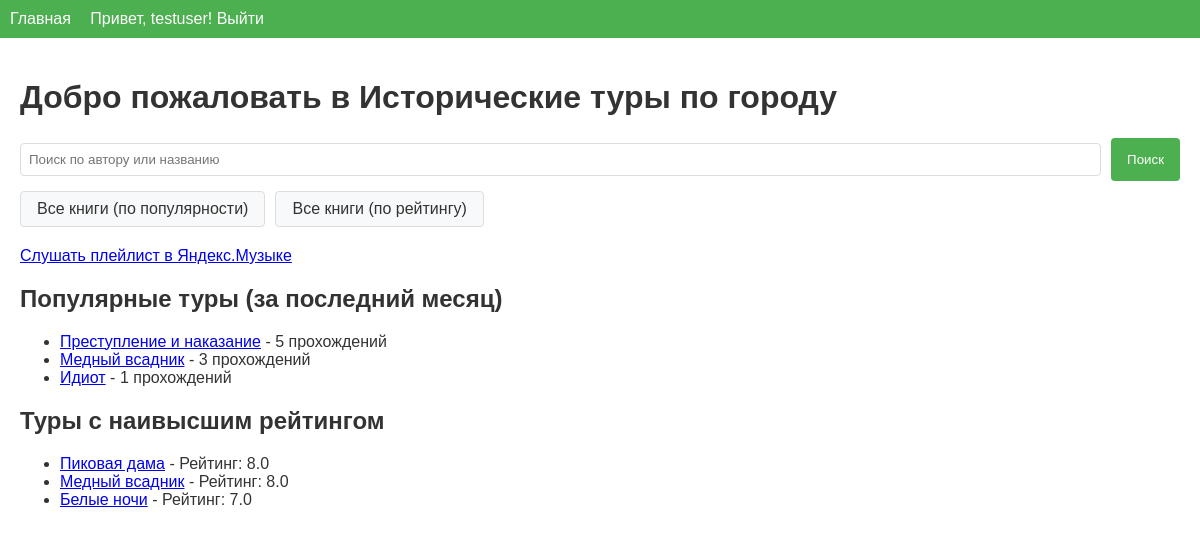
Screenshot of / (signed in) with the database file from the repository.
### models.py (models this page shows)
class User(UserMixin, db.Model):
    id = db.Column(db.Integer, primary_key=True)
    email = db.Column(db.String(120), unique=True, nullable=False)
    username = db.Column(db.String(80), unique=True, nullable=False)
    password_hash = db.Column(db.String(128), nullable=False)
    completions = db.relationship('Completion', backref='user', lazy=True)
    ratings = db.relationship('Rating', backref='user', lazy=True)

class Tour(db.Model):
    id = db.Column(db.Integer, primary_key=True)
    book_id = db.Column(db.Integer, db.ForeignKey('book.id'), nullable=False)
    summary = db.Column(db.Text, nullable=False)
    duration_minutes = db.Column(db.Integer, nullable=False)
    yandex_maps_url = db.Column(db.String(300), nullable=False)
    points_of_interest = db.Column(db.Text, nullable=False)  # Comma-separated or JSON
    completions = db.relationship('Completion', backref='tour', lazy=True)
    ratings = db.relationship('Rating', backref='tour', lazy=True)

class Book(db.Model):
    id = db.Column(db.Integer, primary_key=True)
    title = db.Column(db.String(200), nullable=False)
    author = db.Column(db.String(120), nullable=False)
    description = db.Column(db.Text, nullable=False)
    tours = db.relationship('Tour', backref='book', lazy=True)

### app.py (the view, shortened to what this page needs)
@app.route('/')
def index():
    search_query = request.args.get('search', '').strip()
    view_all = request.args.get('view') == 'all'
    sort_by = request.args.get('sort', 'popularity')
    last_month = datetime.datetime.now() - datetime.timedelta(days=30)
    popular_tours = db.session.query(Tour, db.func.count(Completion.id).label('completion_count'))\
        .join(Completion)\
        .filter(Completion.timestamp >= last_month)\
        .group_by(Tour.id)\
        .order_by(db.desc('completion_count'))\
        .limit(3)\
        .all()
    popular_tours = [tour for tour, _ in popular_tours]
    top_rated_tours = db.session.query(Tour, db.func.avg(Rating.score).label('avg_rating'))\
        .join(Rating)\
        .group_by(Tour.id)\
        .order_by(db.desc('avg_rating'))\
        .limit(3)\
        .all()
    top_rated_tours = [tour for tour, _ in top_rated_tours]
    return render_template('index.html',
                         popular_tours=popular_tours,
                         top_rated_tours=top_rated_tours)

### app.py (called while the page is built)
@login_manager.user_loader
def load_user(user_id):
    return User.query.get(int(user_id))

### templates/index.html (shortened to what this page needs)
{% extends "base.html" %}
{% block content %}
    <h1>Добро пожаловать в Исторические туры по городу</h1>
    <div class="search-section">
        <form action="{{ url_for('index') }}" method="get" class="search-form">
            <input type="text" name="search" placeholder="Поиск по автору или названию" value="{{ search_query if search_query else '' }}">
            <button type="submit">Поиск</button>
        </form>
        <div class="view-all-section">
            <a href="{{ url_for('index', view='all', sort='popularity') }}" class="view-all-btn">Все книги (по популярности)</a>
            <a href="{{ url_for('index', view='all', sort='rating') }}" class="view-all-btn">Все книги (по рейтингу)</a>
        </div>
    </div>
    <p><a href="https://music.yandex.ru/users/ilapetrov34053/playlists/1029" target="_blank">Слушать плейлист в Яндекс.Музыке</a></p>
    <h2>Популярные туры (за последний месяц)</h2>
    <ul>
        {% if popular_tours %}
            {% for tour in popular_tours %}
                <li><a href="{{ url_for('book_detail', book_id=tour.book.id) }}">{{ tour.book.title }}</a> - {{ tour.completions|length }} прохождений</li>
            {% endfor %}
        {% else %}
            <li>Нет популярных туров за последний месяц</li>
        {% endif %}
    </ul>
    <h2>Туры с наивысшим рейтингом</h2>
    <ul>
        {% if top_rated_tours %}
            {% for tour in top_rated_tours %}
                <li><a href="{{ url_for('book_detail', book_id=tour.book.id) }}">{{ tour.book.title }}</a> - Рейтинг: {{ (tour.ratings|sum(attribute='score') / tour.ratings|length)|round(1) if tour.ratings else 'Нет оценок' }}</li>
            {% endfor %}
        {% else %}
            <li>Пока нет оцененных туров</li>
        {% endif %}
    </ul>
{% endblock %}

### templates/base.html (shortened to what this page needs)
<!DOCTYPE html>
<html lang="ru">
<head>
    <link rel="stylesheet" href="{{ url_for('static', filename='css/style.css') }}">
</head>
<body>
    <nav>
        <a href="{{ url_for('index') }}">Главная</a>
        {% if current_user.is_authenticated %}
            <span>Привет, {{ current_user.username }}!</span>
            <a href="{{ url_for('logout') }}">Выйти</a>
        {% else %}
            <a href="{{ url_for('login') }}">Войти</a>
            <a href="{{ url_for('register') }}">Регистрация</a>
        {% endif %}
    </nav>
    <div class="container">
        {% block content %}{% endblock %}
    </div>
</body>
</html>

### static/css/style.css (style rules this page uses)
body { font-family: Arial, sans-serif; margin: 0; padding: 0; background-color: white; color: #333; }
nav { background-color: #4CAF50; padding: 10px; color: white; }
nav a { color: white; margin-right: 15px; text-decoration: none; }
.container { padding: 20px; }
button { background-color: #4CAF50; color: white; border: none; padding: 10px 15px; cursor: pointer; }
input[type="text"], input[type="email"], input[type="password"] { padding: 8px; margin: 5px 0; border: 1px solid #ccc; border-radius: 4px; }
.search-section { margin: 20px 0; display: flex; flex-direction: column; gap: 10px; }
.search-form { display: flex; gap: 10px; }
.search-form input { flex: 1; padding: 8px; border: 1px solid #ddd; border-radius: 4px; }
.search-form button { padding: 8px 16px; background-color: #4CAF50; color: white; border: none; border-radius: 4px; cursor: pointer; }
.view-all-section { display: flex; gap: 10px; }
.view-all-btn { padding: 8px 16px; background-color: #f8f9fa; color: #333; text-decoration: none; border: 1px solid #ddd; border-radius: 4px; transition: all 0.3s ease; }

### rows the page displays
User: username "testuser"
Tour: book "Преступление и наказание", completions|length "5"
Tour: book "Медный всадник", completions|length "3", ratings "8.0"
Tour: book "Идиот", completions|length "1"
Tour: book "Пиковая дама", ratings "8.0"
Tour: book "Белые ночи", ratings "7.0"
